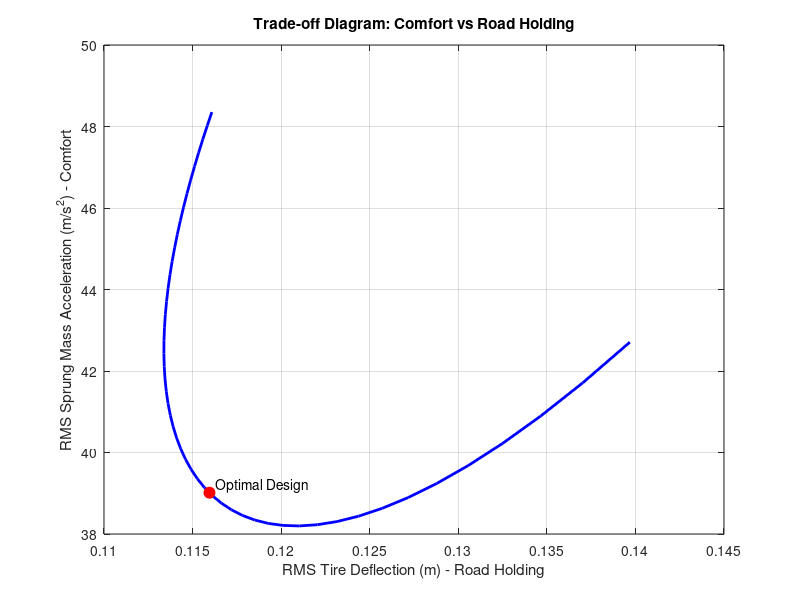

The MATLAB script that drew this image:
clc
clear
close all

ms = 240;
mus = 32;
Ks = 17000;
Ktr = 136000;
Ct = 500;

%Critical damping baraye sprung mass
Cc = 2*sqrt(Ks*ms);

%damping ratio(zeta) az 0.1 ta 0.5
zeta_range = linspace(0.1,0.5,50);
Csh_range = zeta_range*Cc;

rms_acc = zeros(size(Csh_range));
rms_tire = zeros(size(Csh_range));

% States ==> x = [zs-zus,zs_dot,zus-zr,zus_dot]^T
for i = 1:length(Csh_range)
    Csh = Csh_range(i);
    
    A = [0,1,0,-1;
         -Ks/ms,-Csh/ms,0,Csh/ms;
          0,0,0,1;
          Ks/mus,Csh/mus,-Ktr/mus,-(Csh+Ct)/mus];
    
    B = [0;0;-1;Ct/mus]; %Input ==> road velocity
    
    C_mat = [0,0,1,0;%Outputs ==> y = [zus-zr(Tire Deflection);acc_s(Sprung Mass Accel)]
            -Ks/ms,-Csh/ms,0,Csh/ms];
    D = [0;0];
    
    sys = ss(A,B,C_mat,D);
    
    %mohasebe  matrix covariance ba farz inke vooroodi white noise normal shodamoon 1 bashad
    [cov_y,~] = covar(sys,1); 
    
    %RMS = square root variance (eleman haye ghotri)
    rms_tire(i) = sqrt(cov_y(1,1));
    rms_acc(i) = sqrt(cov_y(2,2));
end

figure
plot(rms_tire,rms_acc,'b-','LineWidth',2);
hold on
grid on

%Optimal Damping
zeta_opt = 0.25;
Csh_opt = zeta_opt*Cc;
rms_tire_opt = interp1(zeta_range,rms_tire,zeta_opt);
rms_acc_opt = interp1(zeta_range,rms_acc,zeta_opt);

plot(rms_tire_opt,rms_acc_opt,'ro','MarkerSize',8,'MarkerFaceColor','r');
text(rms_tire_opt,rms_acc_opt,sprintf('  Optimal Design'),'VerticalAlignment','bottom');

xlabel('RMS Tire Deflection (m) - Road Holding');
ylabel('RMS Sprung Mass Acceleration (m/s^2) - Comfort');
title('Trade-off Diagram: Comfort vs Road Holding');
%Parsa Shahrstani/40226059/Project2/Code4_1
